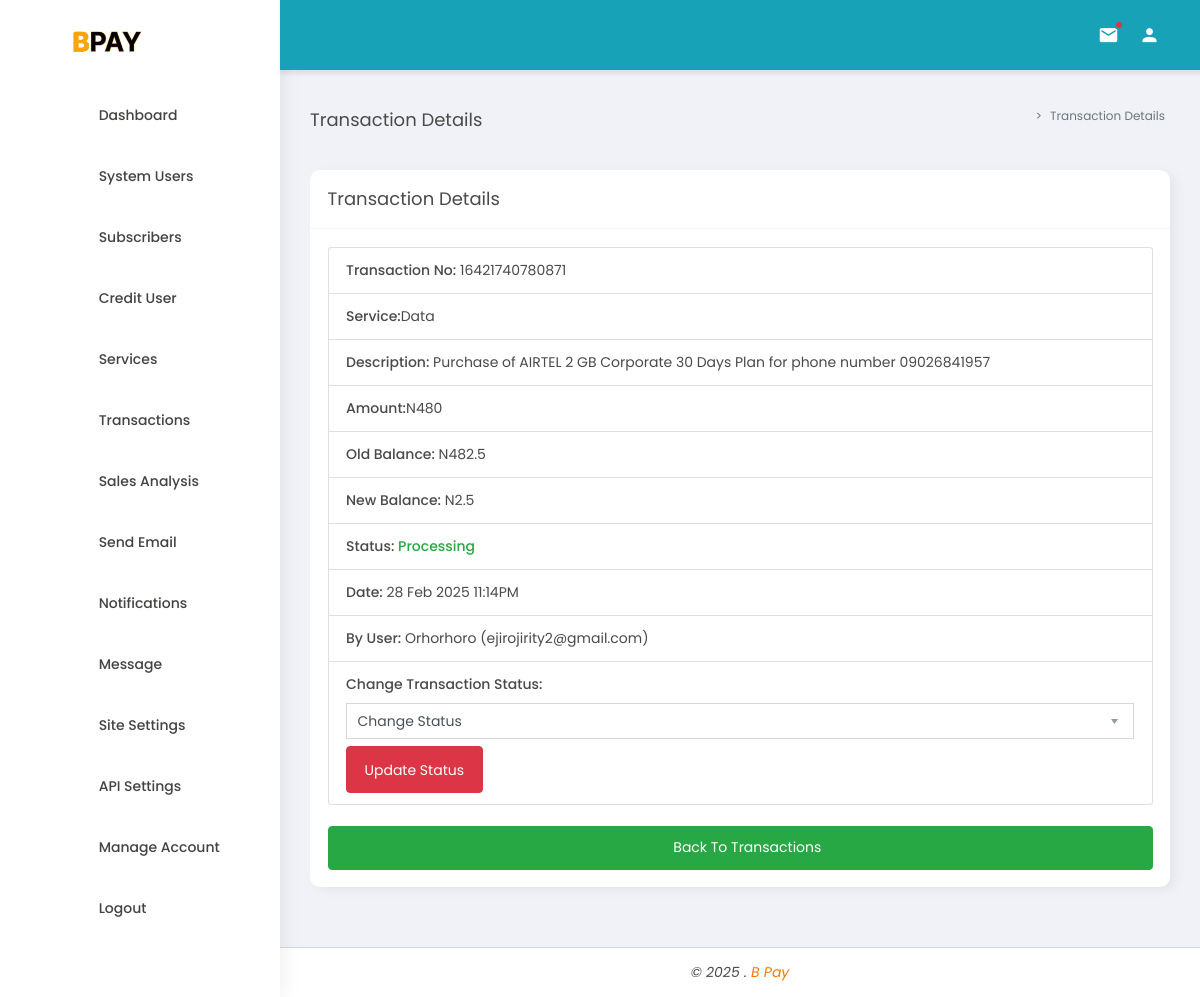
Screenshot of /admin/dashboard/transaction-details?ref=16421740780871 (signed in) with the database file from the repository.
### tables this page shows
CREATE TABLE `subscribers` (
  `sId` int NOT NULL,
  `sApiKey` varchar(200) NOT NULL,
  `sFname` varchar(50) NOT NULL,
  `sLname` varchar(50) NOT NULL,
  `sEmail` varchar(50) DEFAULT NULL,
  `sPhone` varchar(20) NOT NULL,
  `sPass` varchar(150) NOT NULL,
  `sState` varchar(50) NOT NULL,
  `sPin` int NOT NULL DEFAULT '1234',
  `sPinStatus` tinyint DEFAULT '0',
  `sType` tinyint NOT NULL DEFAULT '1',
  `sWallet` float NOT NULL DEFAULT '0',
  `sRefWallet` float NOT NULL DEFAULT '0',
  `sBankNo` varchar(20) DEFAULT NULL,
  `sRolexBank` varchar(20) DEFAULT NULL,
  `sSterlingBank` varchar(20) DEFAULT NULL,
  `sFidelityBank` varchar(20) DEFAULT NULL,
  `sBankName` varchar(30) DEFAULT NULL,
  `sRegStatus` tinyint NOT NULL DEFAULT '3',
  `sVerCode` smallint NOT NULL DEFAULT '0',
  `sRegDate` datetime NOT NULL DEFAULT CURRENT_TIMESTAMP,
  `sLastActivity` datetime DEFAULT NULL,
  `sReferal` varchar(15) DEFAULT NULL
);

CREATE TABLE `transactions` (
  `tId` int NOT NULL,
  `sId` int NOT NULL,
  `transref` varchar(255) NOT NULL,
  `servicename` varchar(100) NOT NULL,
  `servicedesc` varchar(255) NOT NULL,
  `amount` varchar(100) NOT NULL,
  `status` tinyint NOT NULL,
  `oldbal` varchar(100) NOT NULL,
  `newbal` varchar(100) NOT NULL,
  `profit` float NOT NULL DEFAULT '0',
  `date` datetime NOT NULL DEFAULT CURRENT_TIMESTAMP
);

### core/Models/Model.php (called while the page is built, shortened)
<?php
	class Model{
		public static $host="localhost";
		public static $dbName="bpaycomp_new";
		public static $username="bpaycomp_new";
		public static $password="admin@25..25";
        public function connectDb(){
            $pdo = new PDO("mysql:host=".self::$host.";dbname=".self::$dbName,self::$username,self::$password);
	    	$pdo->setAttribute(PDO::ATTR_ERRMODE, PDO::ERRMODE_EXCEPTION);
	    	return $pdo;
        }
	}
?>

### admin/dashboard/includes/route.php (called while the page is built, shortened)
<?php
    $link=explode("/",$_GET["url"]);
    $url=$link[0];
    createView($url);
    function createView($url){
        if(file_exists($url.".php")){
            $data=getDataIfAny($url);
        }
    }
    function getDataIfAny($page){
        $controller = new AdminController;
        switch($page){
            case "transaction-details":
                return $controller->getTransactionDetails();
                break;
        }
    }
?>

### core/Models/AdminModel.php (called while the page is built, shortened)
<?php
	class AdminModel extends Model{
		public function getTransactionDetails($ref){
			$dbh=self::connect();
			$sql = "SELECT a.sFname,a.sPhone,a.sEmail,a.sType,b.* FROM subscribers a, transactions b WHERE a.sId=b.sId AND transref=:ref";
            $query = $dbh->prepare($sql);
			$query->bindParam(':ref',$ref,PDO::PARAM_STR);
            $query->execute();
            $result=$query->fetch(PDO::FETCH_OBJ);
            return $result;
		}
	}
?>

### core/Controllers/Controller.php (called while the page is built, shortened)
<?php
	class Controller{
		public function formatDate($date){
			$date=date("d M Y h:iA",strtotime($date));
			return $date;
		}
	}
?>

### admin/dashboard/transaction-details.php (the view, shortened to what this page needs)
<div class="row">
<div class="col-12">
    <div class="box">
        <div class="box-header with-border">
          <h4 class="box-title">Transaction Details</h4>
        </div>
        <div class="box-body">
        <ul class="list-group">
            <li class="list-group-item">
                <b>Transaction No:</b> <?php echo $data->transref; ?>
            </li>
            <li class="list-group-item">
                <b>Service:</b><?php echo $data->servicename; ?>
            </li>
            <li class="list-group-item">
                <b>Description:</b> <?php echo $data->servicedesc; ?>
            </li>
            <li class="list-group-item">
                <b>Amount:</b>N<?php echo $data->amount; ?>
            </li>
             <li class="list-group-item">
                <b>Old Balance:</b>
                N<?php echo $data->oldbal; ?>
            </li>
             <li class="list-group-item">
                <b>New Balance:</b>
                N<?php echo $data->newbal; ?>
            </li>
            <li class="list-group-item">
                <b>Status:</b>
                <?php echo $controller->formatTransStatus($data->status); ?>
            </li>
            <li class="list-group-item">
                <b>Date:</b>
                <?php echo $controller->formatDate($data->date); ?>
            </li>
            <li class="list-group-item">
                <b>By User:</b>
                <?php echo $data->sFname ."(".$data->sEmail.")"; ?>
            </li>
            <li class="list-group-item">
                <td colspan="2">
                    <form method="POST">
                        <b>Change Transaction Status:</b>
                        <select name="transstatus" class="form-control mt-2">
                            <option value="">Change Status</option>
                        </select>
                        <button name="update-trans-status" class="btn btn-danger mt-2">Update Status</button>
                   </form>
            </li>
            </ul>
                <br/>
                <a href="transactions" class="btn btn-success btn-block"><i class="fa fa-home" aria-hidden="true"></i> Back To Transactions</a>
        </div>
      </div>
</div>
</div>

### rows the page displays
subscribers: transactions.transref "16421740780871", transactions.servicename "Data", transactions.servicedesc "Purchase of AIRTEL 2 GB Corporate 30 Days Plan for phone number 09026841957", transactions.amount "480", transactions.oldbal "482.5", transactions.newbal "2.5", transactions.date "28 Feb 2025 11:14PM", sFname "Orhorhoro", sEmail "ejirojirity2@gmail.com"

### other values shown
$title "Transaction Details"
